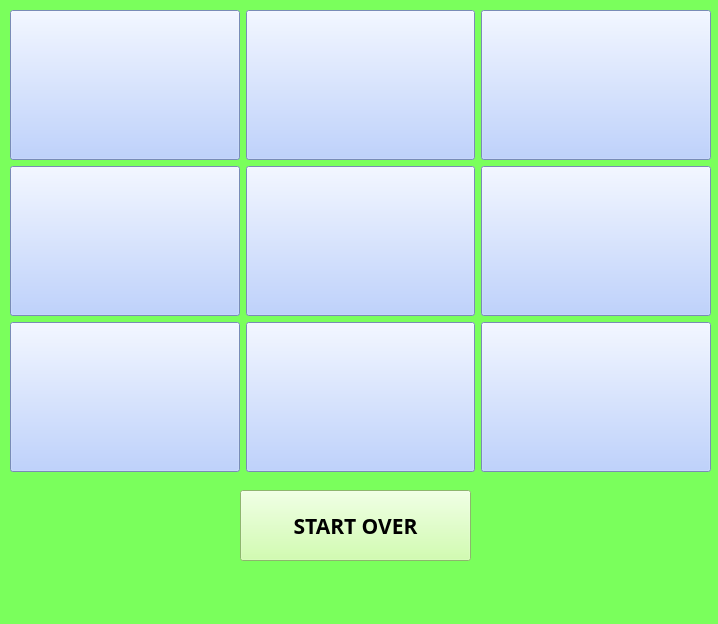
<?xml version="1.0" encoding="UTF-8"?>
<ui version="4.0">
 <class>MainWindow</class>
 <widget class="QMainWindow" name="MainWindow">
  <property name="geometry">
   <rect>
    <x>0</x>
    <y>0</y>
    <width>718</width>
    <height>624</height>
   </rect>
  </property>
  <property name="windowTitle">
   <string>MainWindow</string>
  </property>
  <property name="styleSheet">
   <string notr="true">*{
	background-color:rgb(122, 255, 92);
}

QPushButton {
	background-color:rgb(170, 196, 255);
}

#startover {
	background-color:rgb(197, 255, 153);
}
</string>
  </property>
  <widget class="QWidget" name="centralwidget">
   <widget class="QWidget" name="gridLayoutWidget">
    <property name="geometry">
     <rect>
      <x>10</x>
      <y>10</y>
      <width>701</width>
      <height>464</height>
     </rect>
    </property>
    <layout class="QGridLayout" name="gridLayout">
     <item row="1" column="1">
      <widget class="QPushButton" name="pushButton_5">
       <property name="minimumSize">
        <size>
         <width>0</width>
         <height>150</height>
        </size>
       </property>
       <property name="font">
        <font>
         <pointsize>48</pointsize>
         <weight>75</weight>
         <bold>true</bold>
        </font>
       </property>
       <property name="text">
        <string/>
       </property>
      </widget>
     </item>
     <item row="1" column="2">
      <widget class="QPushButton" name="pushButton_6">
       <property name="minimumSize">
        <size>
         <width>0</width>
         <height>150</height>
        </size>
       </property>
       <property name="font">
        <font>
         <pointsize>48</pointsize>
         <weight>75</weight>
         <bold>true</bold>
        </font>
       </property>
       <property name="text">
        <string/>
       </property>
      </widget>
     </item>
     <item row="2" column="1">
      <widget class="QPushButton" name="pushButton_8">
       <property name="minimumSize">
        <size>
         <width>0</width>
         <height>150</height>
        </size>
       </property>
       <property name="font">
        <font>
         <pointsize>48</pointsize>
         <weight>75</weight>
         <bold>true</bold>
        </font>
       </property>
       <property name="text">
        <string/>
       </property>
      </widget>
     </item>
     <item row="1" column="0">
      <widget class="QPushButton" name="pushButton_4">
       <property name="minimumSize">
        <size>
         <width>0</width>
         <height>150</height>
        </size>
       </property>
       <property name="font">
        <font>
         <pointsize>48</pointsize>
         <weight>75</weight>
         <bold>true</bold>
        </font>
       </property>
       <property name="text">
        <string/>
       </property>
      </widget>
     </item>
     <item row="2" column="0">
      <widget class="QPushButton" name="pushButton_7">
       <property name="minimumSize">
        <size>
         <width>0</width>
         <height>150</height>
        </size>
       </property>
       <property name="font">
        <font>
         <pointsize>48</pointsize>
         <weight>75</weight>
         <bold>true</bold>
        </font>
       </property>
       <property name="text">
        <string/>
       </property>
      </widget>
     </item>
     <item row="0" column="1">
      <widget class="QPushButton" name="pushButton_2">
       <property name="minimumSize">
        <size>
         <width>0</width>
         <height>150</height>
        </size>
       </property>
       <property name="font">
        <font>
         <pointsize>48</pointsize>
         <weight>75</weight>
         <bold>true</bold>
        </font>
       </property>
       <property name="text">
        <string/>
       </property>
      </widget>
     </item>
     <item row="0" column="0">
      <widget class="QPushButton" name="pushButton_1">
       <property name="minimumSize">
        <size>
         <width>0</width>
         <height>150</height>
        </size>
       </property>
       <property name="font">
        <font>
         <pointsize>48</pointsize>
         <weight>75</weight>
         <bold>true</bold>
        </font>
       </property>
       <property name="text">
        <string/>
       </property>
      </widget>
     </item>
     <item row="2" column="2">
      <widget class="QPushButton" name="pushButton_9">
       <property name="minimumSize">
        <size>
         <width>0</width>
         <height>150</height>
        </size>
       </property>
       <property name="font">
        <font>
         <pointsize>48</pointsize>
         <weight>75</weight>
         <bold>true</bold>
        </font>
       </property>
       <property name="text">
        <string/>
       </property>
      </widget>
     </item>
     <item row="0" column="2">
      <widget class="QPushButton" name="pushButton_3">
       <property name="minimumSize">
        <size>
         <width>10</width>
         <height>150</height>
        </size>
       </property>
       <property name="font">
        <font>
         <pointsize>48</pointsize>
         <weight>75</weight>
         <bold>true</bold>
        </font>
       </property>
       <property name="styleSheet">
        <string notr="true">pushButton_10 {
	background-color:blue;
}</string>
       </property>
       <property name="text">
        <string/>
       </property>
      </widget>
     </item>
    </layout>
   </widget>
   <widget class="QPushButton" name="startover">
    <property name="geometry">
     <rect>
      <x>240</x>
      <y>490</y>
      <width>231</width>
      <height>71</height>
     </rect>
    </property>
    <property name="font">
     <font>
      <family>Rockwell Extra Bold</family>
      <pointsize>16</pointsize>
      <weight>75</weight>
      <bold>true</bold>
     </font>
    </property>
    <property name="text">
     <string>START OVER</string>
    </property>
   </widget>
  </widget>
  <widget class="QMenuBar" name="menubar">
   <property name="geometry">
    <rect>
     <x>0</x>
     <y>0</y>
     <width>718</width>
     <height>26</height>
    </rect>
   </property>
  </widget>
  <widget class="QStatusBar" name="statusbar"/>
 </widget>
 <resources/>
 <connections/>
</ui>
